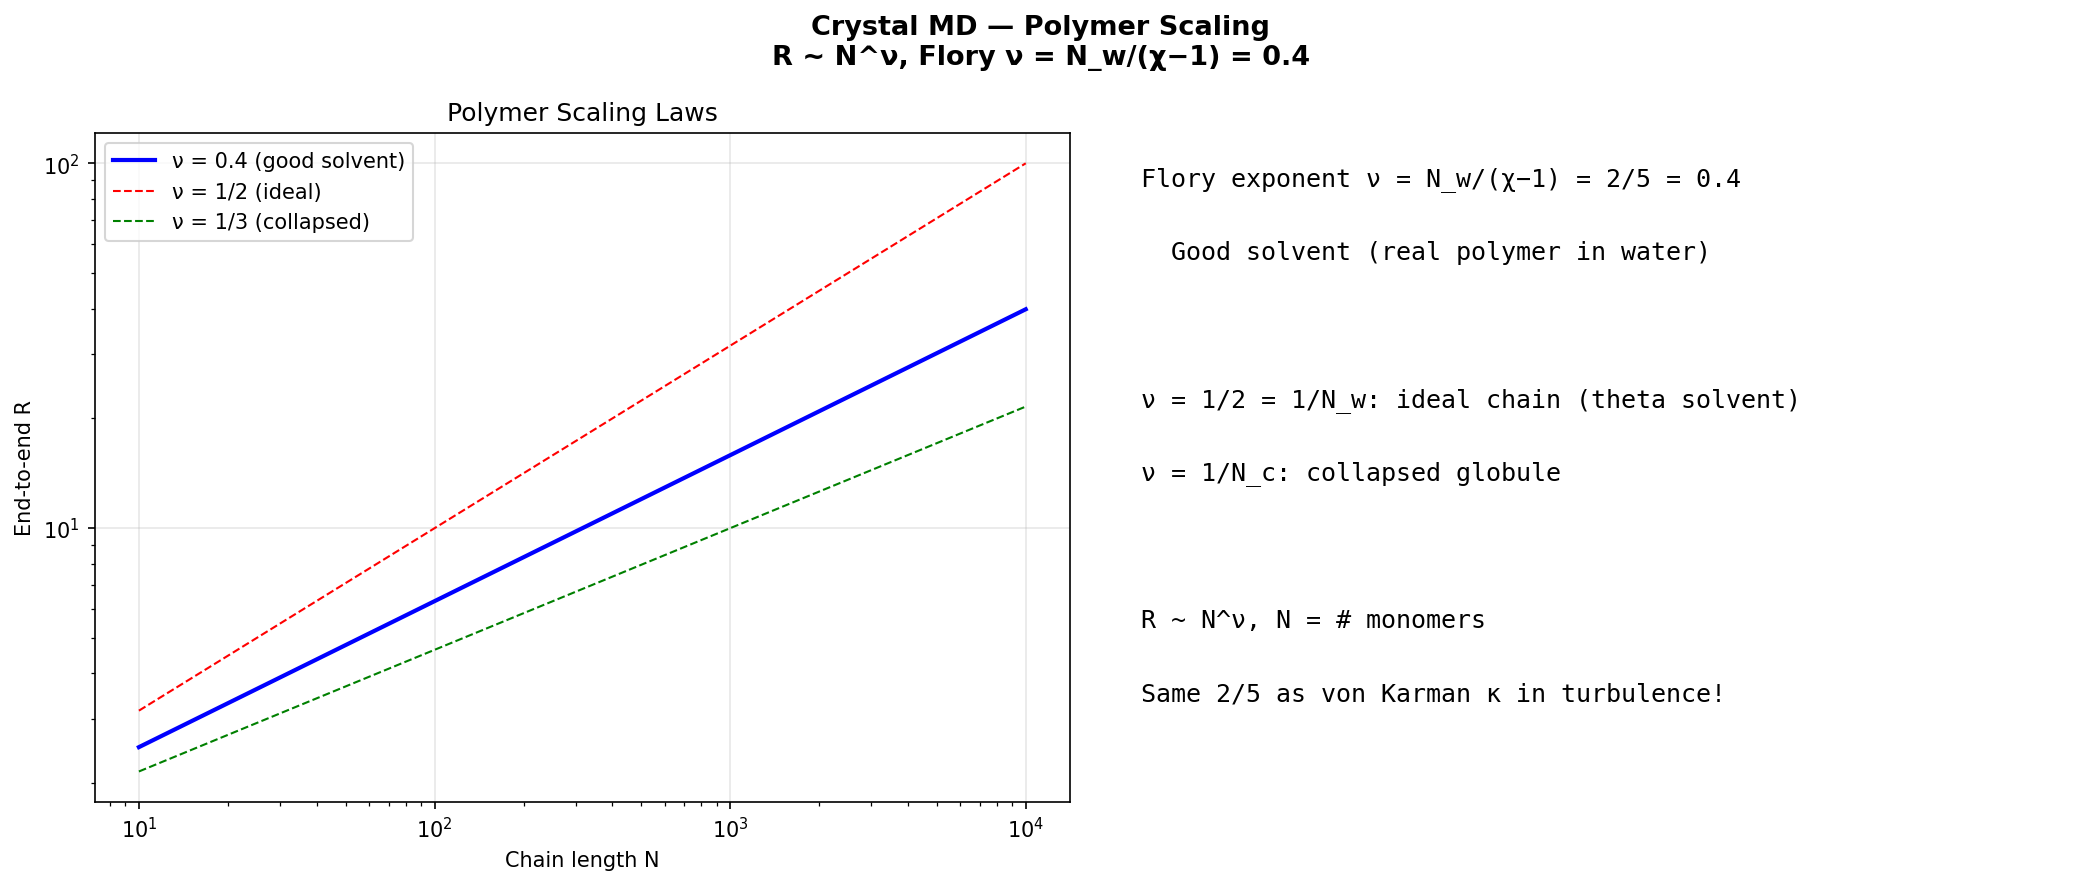

The script that saved this image:
#!/usr/bin/env python3
"""Crystal MD — Polymer Scaling: Flory ν = N_w/(χ−1) = 2/5"""
import crystal_toe as ct
import numpy as np
import matplotlib.pyplot as plt

toe = ct.Toe(); md = toe.md()
N = np.logspace(1, 4, 100)
nu = md.flory_nu()
R_flory = N**nu

fig, axes = plt.subplots(1, 2, figsize=(14, 6))
fig.suptitle(f"Crystal MD — Polymer Scaling\nR ~ N^ν, Flory ν = N_w/(χ−1) = {md.flory_nu():.1f}", fontsize=13, fontweight='bold')

axes[0].loglog(N, R_flory, 'b-', linewidth=2, label=f'ν = {nu} (good solvent)')
axes[0].loglog(N, N**0.5, 'r--', linewidth=1, label='ν = 1/2 (ideal)')
axes[0].loglog(N, N**(1/3), 'g--', linewidth=1, label='ν = 1/3 (collapsed)')
axes[0].set_xlabel('Chain length N'); axes[0].set_ylabel('End-to-end R')
axes[0].set_title('Polymer Scaling Laws'); axes[0].legend(); axes[0].grid(True, alpha=0.3)

axes[1].axis('off')
for i, l in enumerate([f"Flory exponent ν = N_w/(χ−1) = 2/5 = 0.4",
    f"  Good solvent (real polymer in water)", "",
    f"ν = 1/2 = 1/N_w: ideal chain (theta solvent)",
    f"ν = 1/N_c: collapsed globule", "",
    f"R ~ N^ν, N = # monomers", f"Same 2/5 as von Karman κ in turbulence!"]):
    axes[1].text(0.05, 0.95-i*0.11, l, transform=axes[1].transAxes, fontsize=12, fontfamily='monospace', va='top')
plt.tight_layout(); plt.savefig('md_polymer.png', dpi=150, bbox_inches='tight'); plt.show()
